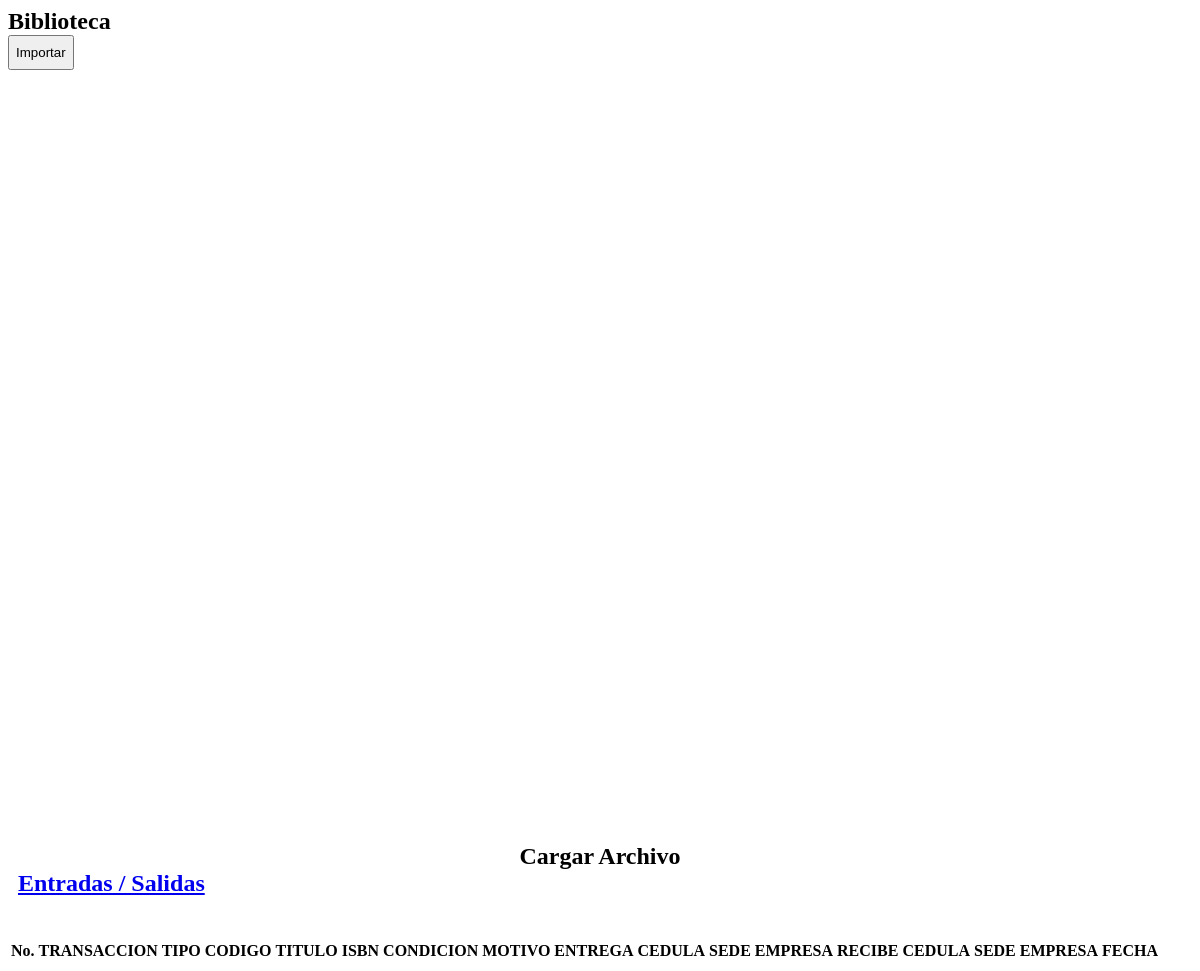
The app's page /modules/transaccion_equipos_biblioteca/view.php, older data.
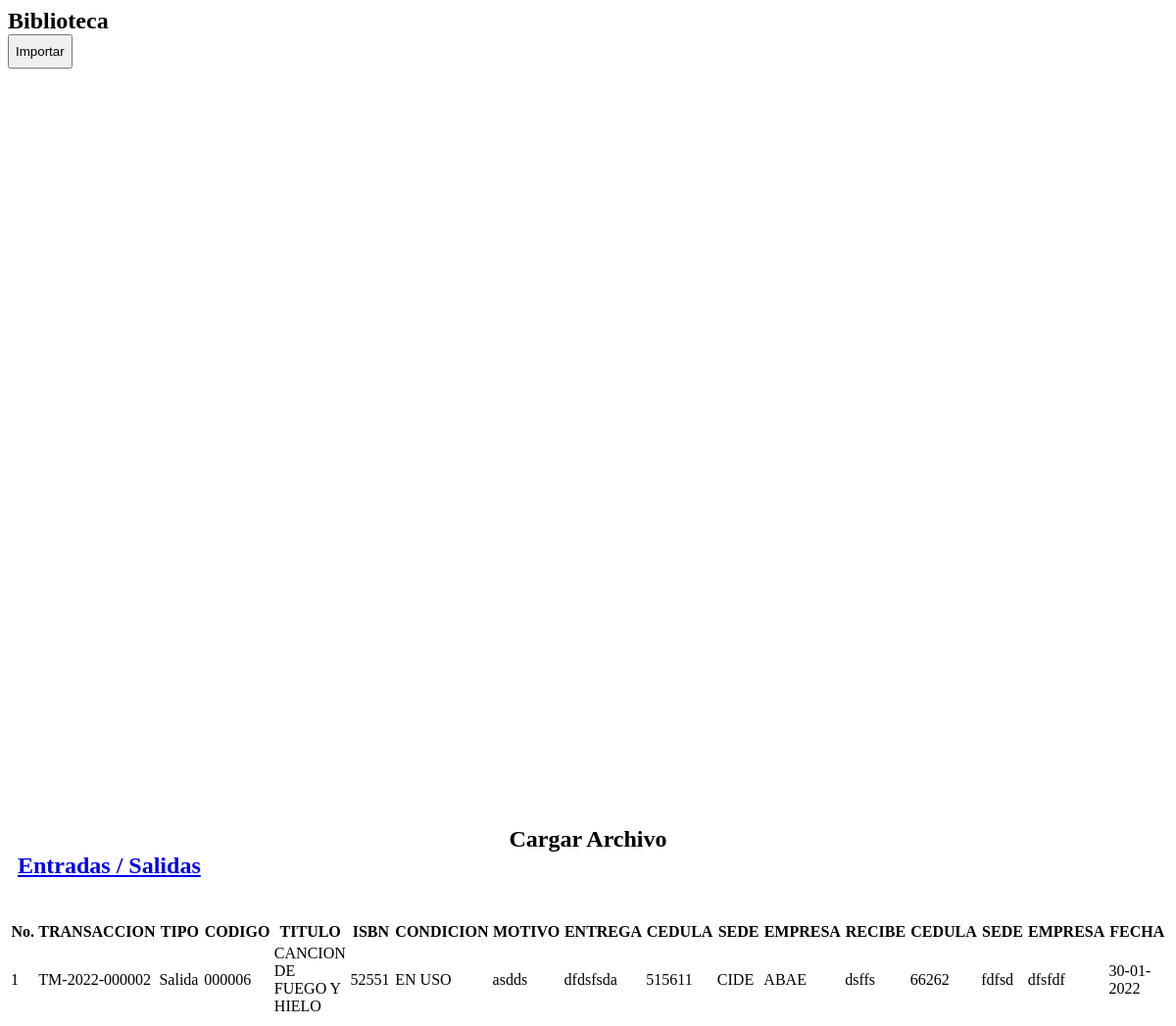
The same page, newer data.
### tables this page shows
CREATE TABLE `transaccion_equipos_biblioteca` (
  `codigo_transaccion` varchar(15) NOT NULL,
  `codigo` varchar(7) NOT NULL,
  `motivo` varchar(300) NOT NULL,
  `recibe` varchar(300) NOT NULL,
  `cedula_r` int(15) NOT NULL,
  `empresa_r` varchar(300) NOT NULL,
  `entrega` varchar(300) NOT NULL,
  `cedula_e` int(15) NOT NULL,
  `empresa` varchar(300) NOT NULL,
  `lugar_e` varchar(300) NOT NULL,
  `lugar_r` varchar(300) NOT NULL,
  `created_user` int(3) NOT NULL,
  `created_date` timestamp NOT NULL DEFAULT current_timestamp(),
  `tipo_transaccion` varchar(300) NOT NULL
);

CREATE TABLE `biblioteca` (
  `codigo` varchar(10) NOT NULL,
  `isbn` varchar(30) NOT NULL,
  `tipo` varchar(300) DEFAULT NULL,
  `titulo` varchar(300) DEFAULT NULL,
  `autor` varchar(300) DEFAULT NULL,
  `editorial` varchar(300) DEFAULT NULL,
  `cantidad` int(11) DEFAULT NULL,
  `bienesN` varchar(20) DEFAULT NULL,
  `responsable` varchar(300) DEFAULT NULL,
  `cedula` varchar(15) DEFAULT NULL,
  `sede` varchar(300) NOT NULL,
  `color` varchar(20) DEFAULT NULL,
  `condicion` varchar(300) DEFAULT NULL,
  `ubicacion` varchar(30) DEFAULT NULL,
  `created_user` int(11) DEFAULT NULL,
  `updated_user` int(11) DEFAULT NULL,
  `created_date` timestamp NULL DEFAULT NULL,
  `updated_date` timestamp NULL DEFAULT NULL,
  `estado` enum('chequeado','nochequeado') DEFAULT 'chequeado',
  `categoria` varchar(300) DEFAULT NULL
);

### modules/transaccion_equipos_biblioteca/view.php (the view, shortened to what this page needs)
<section class="content-header">
  <h2>
    <i class="fa fa-sign-in icon-title"></i> Biblioteca
    <form action="database/excel_to_mysql_control_biblioteca.php" method="POST" enctype="multipart/form-data">
      <button class="btn btn-primary pull-right botones" title="Importar" name="archivo" data-toggle="tooltip">Importar</button>
      <a class="btn btn-primary btn-social pull-right botones anchoInput" title="Cargar archivo" data-toggle="tooltip">
          <div class="textoInput">
            Cargar Archivo
          </div>
      </a>
      <a class="btn btn-primary btn-social pull-right botones" href="?module=form_transaccion_equipos_biblioteca&form=add" title="Agregar" data-toggle="tooltip">
        <i class="fa fa-plus"></i> Entradas / Salidas
      </a>
    </form>
  </h2>
 <br/>
</section>
<section class="content">
  <div class="row">
    <div class="col-md-12">
      <div class="box box-primary">
        <div class="box-body">
          <table id="dataTables1" class="table table-bordered table-striped table-hover">
            <thead>
              <tr>
                <th class="center">No.</th>
                <th class="center">TRANSACCION</th>
                <th class="center">TIPO</th>
                <th class="center">CODIGO</th>
                <th class="center">TITULO</th>
                <th class="center">ISBN</th>
                <th class="center">CONDICION</th>
                <th class="center">MOTIVO</th>
                <th class="center">ENTREGA</th>
				        <th class="center">CEDULA</th>
                <th class="center">SEDE</th>
                <th class="center">EMPRESA</th>
                <th class="center">RECIBE</th>
                <th class="center">CEDULA </th>
                <th class="center">SEDE</th>
                <th class="center">EMPRESA</th>
                <th class="center">FECHA</th>
              </tr>
            </thead>
            <tbody>
            <?php
            $no = 1;
            $query = mysqli_query($mysqli, "SELECT a.tipo_transaccion, a.codigo_transaccion,a.codigo,b.codigo,a.motivo,a.created_date,b.titulo, a.codigo,a.entrega, a.empresa_r, a.cedula_e, a.recibe, a.empresa, a.cedula_r, a.lugar_e, a.lugar_r, b.isbn, b.autor, b.condicion
                                            FROM transaccion_equipos_biblioteca as a INNER JOIN biblioteca as b ON a.codigo=b.codigo  ORDER BY codigo_transaccion DESC")
                                            or die('error '.mysqli_error($mysqli));
            while ($data = mysqli_fetch_assoc($query)) {
              $originalDate = $data['created_date'];
              $fecha = date("d-m-Y", strtotime($originalDate));
              echo "<tr>
                      <td width='50' class='center'>$no</td>
                      <td width='100' class='center'>$data[codigo_transaccion]</td>
                      <td width='100' class='center'>$data[tipo_transaccion]</td>
                      <td width='100' class='center'>$data[codigo]</td>
                      <td width='100' class='center'>$data[titulo]</td>
                      <td width='100' class='center'>$data[isbn]</td>
                      <td width='100' class='center'>$data[condicion]</td>
                      <td width='100' class='center'>$data[motivo]</td>
                      <td width='100' class='center'>$data[entrega]</td>
                      <td width='100' class='center'>$data[cedula_e]</td>
                      <td width='100' class='center'>$data[lugar_e]</td>
                      <td width='100' class='center'>$data[empresa]</td>
                      <td width='100' class='center'>$data[recibe]</td>
                      <td width='100' class='center'>$data[cedula_r]</td>
                      <td width='100' class='center'>$data[lugar_r]</td>
                      <td width='100' class='center'>$data[empresa_r]</td>
                      <td width='100' class='center'>$fecha</td>
                    </tr>";
              $no++;
            }
            ?>
            </tbody>
          </table>
        </div>
      </div>
    </div>
  </div>
</section><!-- /.content

Row changes from the older to the newer data that the page shows:
added transaccion_equipos_biblioteca: codigo_transaccion "TM-2022-000002", tipo_transaccion "Salida", codigo "000006", biblioteca.titulo "CANCION DE FUEGO Y HIELO", biblioteca.isbn "52551", biblioteca.condicion "EN USO", motivo "asdds", entrega "dfdsfsda", cedula_e "515611", lugar_e "CIDE", empresa "ABAE", recibe "dsffs", cedula_r "66262", lugar_r "fdfsd", empresa_r "dfsfdf", created_date "30-01-2022"
